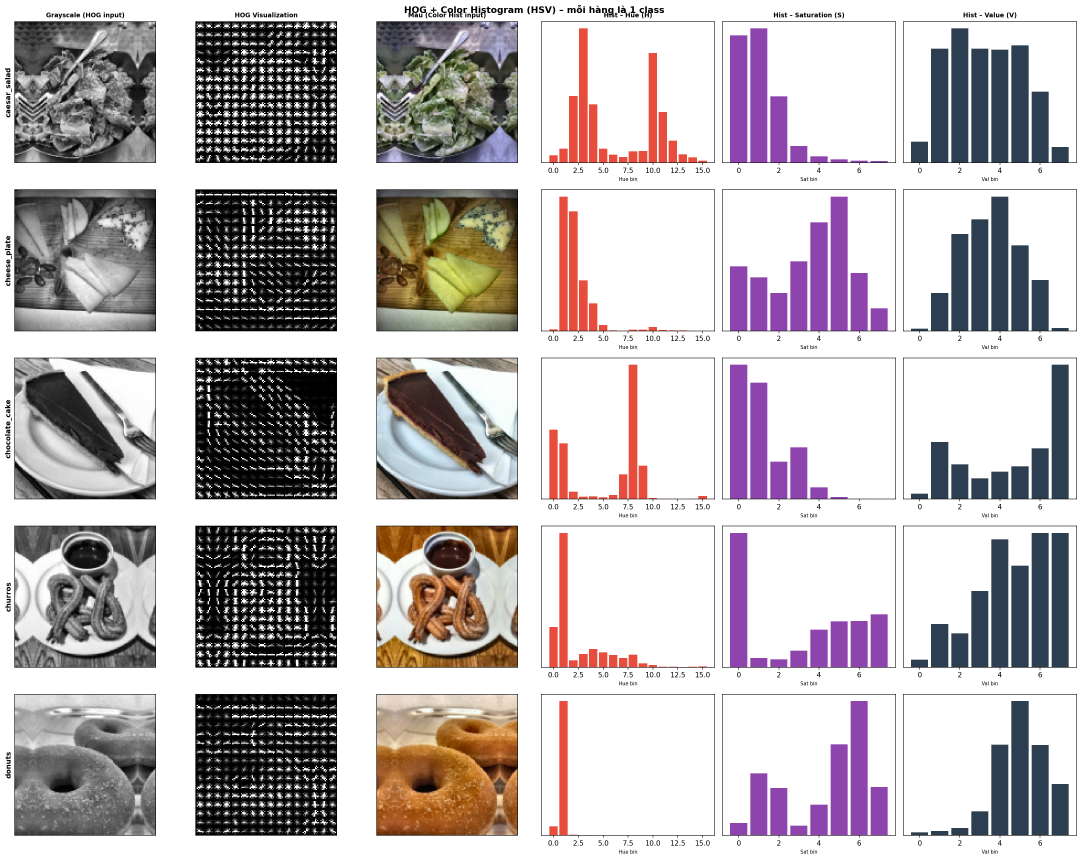
#> input picture 04_HOG_SVM/images/03_hog_color_visualization.png, 3244 x 2579 px (shown at 1/3 size)
$ python -i run_pipeline.py   (imports and definitions only)
#> lines starting #> are read from the running program, lines starting #| are printed output that depends on the picture
"""
04_HOG_SVM/pipeline.py
=======================
Pipeline HOG + SVM hoàn chỉnh – tích hợp ImageEnhancer từ 02_preprocessing.

Cấu trúc dataset yêu cầu:
    dataset/
    ├── apple/
    │   ├── img001.jpg
    │   └── ...
    ├── banana/
    └── orange/

Chạy:
    python 04_HOG_SVM/pipeline.py --dataset dataset/
    python 04_HOG_SVM/pipeline.py --dataset dataset/ --test path/anh_test.jpg

Pipeline tự động:
    ① Đọc dataset  →  ② Tiền xử lý (Bilateral→CLAHE→Gray→Resize)  →  ③ HOG features
    →  ④ Train SVM  →  ⑤ Đánh giá  →  ⑥ Lưu ảnh kết quả
"""

import os
import sys
import argparse
import warnings
# [1 line not run here, left out]

import cv2
import numpy as np
import matplotlib
# [1 line not run here, left out]
import matplotlib.pyplot as plt

from skimage.feature import hog
from skimage import exposure
from joblib import Parallel, delayed
from tqdm import tqdm

from sklearn.svm import SVC
from sklearn.preprocessing import StandardScaler, LabelEncoder
from sklearn.pipeline import Pipeline
from sklearn.model_selection import train_test_split
from sklearn.metrics import (classification_report, confusion_matrix,
                              ConfusionMatrixDisplay, accuracy_score)
import pickle

# Thư mục lưu ảnh kết quả
OUTPUT_DIR = os.path.join(os.path.dirname(__file__), "images")
# [1 line not run here, left out]

# Tham số cố định
IMG_SIZE        = (128, 128)   # Resize tất cả ảnh về kích thước này
HOG_ORIENT      = 9            # Số bins histogram (0°–180°)
HOG_PPC         = (8, 8)       # Pixels per cell
HOG_CPB         = (2, 2)       # Cells per block
SUPPORTED_EXT   = (".jpg", ".jpeg", ".png", ".bmp", ".tiff", ".webp")


#  IMAGE ENHANCER – tích hợp từ 02_preprocessing/preprocessing.py
class ImageEnhancer:
    """
    Tích hợp từ 02_preprocessing/preprocessing.py – điều chỉnh thứ tự cho HOG.

    Pipeline enhance() (trên độ phân giải GỐC):
        Bilateral Filter  →  CLAHE trên kênh L (LAB)

    Resize được tách ra khỏi enhance() và thực hiện CUỐI CÙNG ở preprocess_image()
    sau khi đã grayscale, lý do:
        • Bilateral & CLAHE hoạt động tốt hơn ở độ phân giải cao (nhiều chi tiết hơn).
        • Resize sau grayscale → tránh nội suy màu không cần thiết.
        • HOG chỉ cần ảnh đúng kích thước ở bước cuối.

    Tại sao dùng LAB + CLAHE trên kênh L?
        → Tăng tương phản mà không làm sai lệch màu sắc (a, b giữ nguyên).

    Tại sao Bilateral Filter thay vì Gaussian?
        → Khử nhiễu nhưng bảo toàn cạnh (edge-preserving) – quan trọng cho HOG.
    """

    def __init__(self, target_size=(128, 128), clip_limit=1.5):
#> further down, picture is the input picture: shape (2579, 3244, 3); mean B, G, R 185.8, 184, 190
        self.target_size = target_size
        # CLAHE: clipLimit chống khuếch đại nhiễu quá mức
        self.clahe = cv2.createCLAHE(clipLimit=clip_limit, tileGridSize=(8, 8))

    # [26 lines left out: function resize_reflect_padding, not called in this run]

    def enhance(self, img_bgr: np.ndarray) -> np.ndarray:
        """
        Tăng cường ảnh trên độ phân giải GỐC (KHÔNG resize ở đây).
        Resize sẽ là bước CUỐI trong preprocess_image() sau khi đã grayscale.

        Các bước:
            ① Bilateral Filter  – khử nhiễu, giữ cạnh
            ② CLAHE trên kênh L – tăng tương phản cục bộ
        """
        if img_bgr is None:
            return None

        # Denoise – Bilateral Filter (trên ảnh gốc, giữ toàn bộ chi tiết)
        blurred = cv2.bilateralFilter(img_bgr, d=5, sigmaColor=50, sigmaSpace=50)

        # CLAHE trên kênh L của LAB
        lab = cv2.cvtColor(blurred, cv2.COLOR_BGR2LAB)
#> lab: shape (2579, 3244, 3); mean of channels 0, 1, 2 188.4, 131.1, 128.2
        l, a, b = cv2.split(lab)
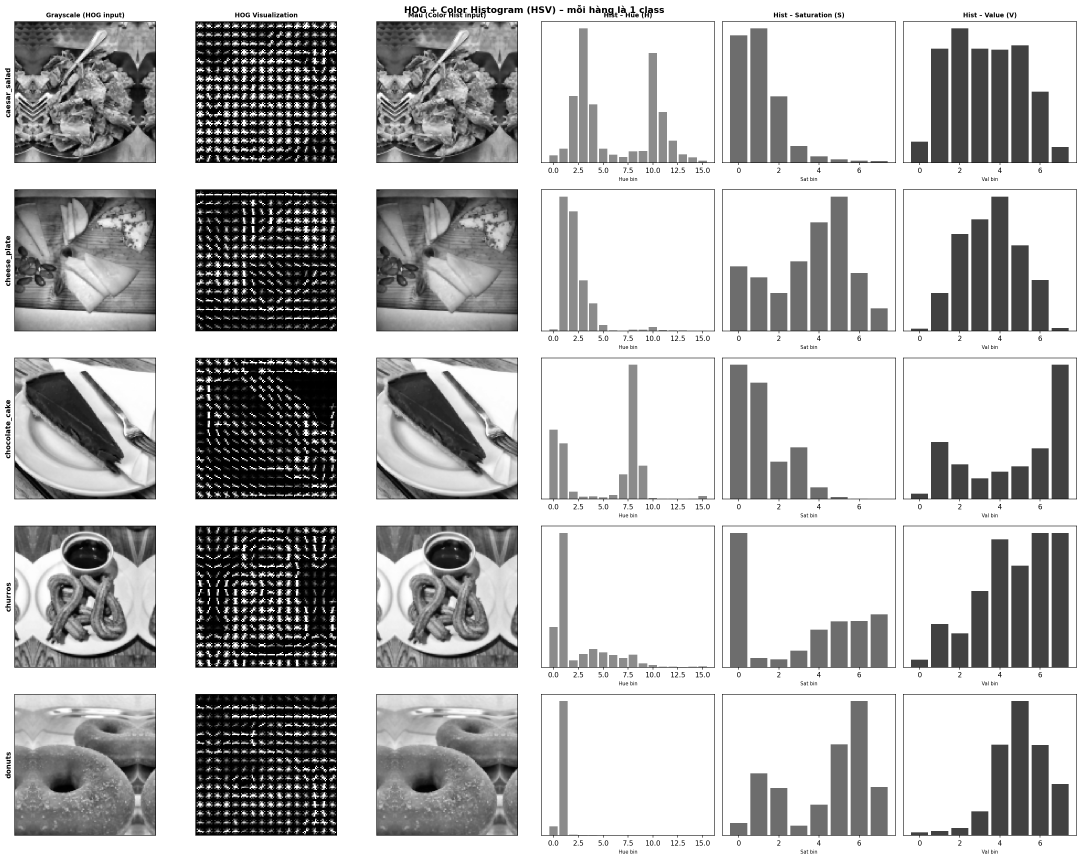
#> l: shape (2579, 3244) (shown at 1/3 size); min 0, max 255, mean 188.4
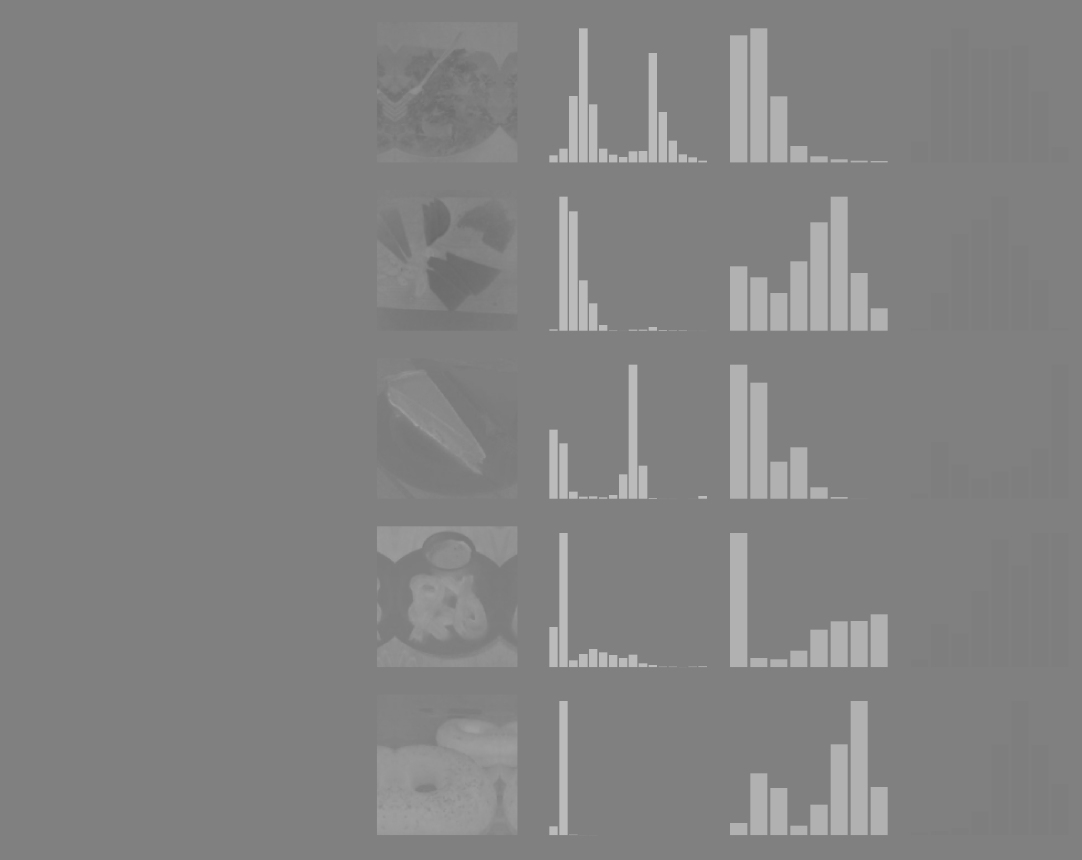
#> a: shape (2579, 3244) (shown at 1/3 size); min 104, max 187, mean 131.1
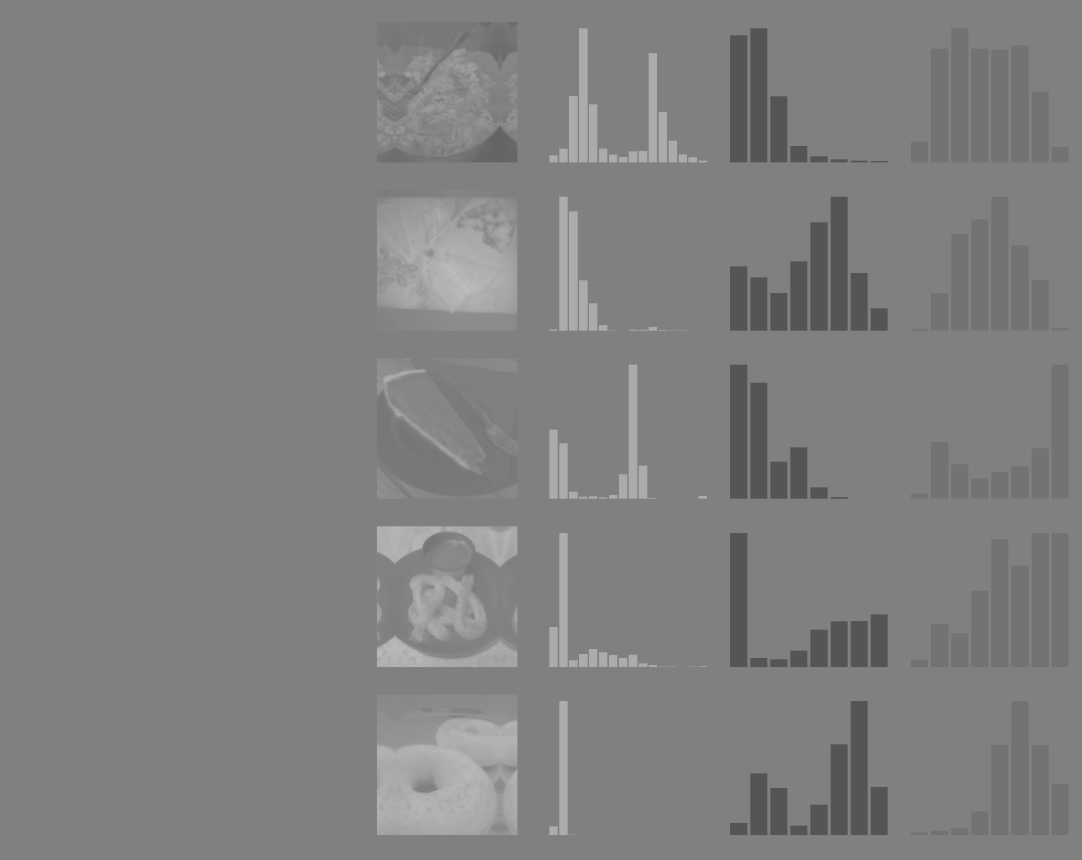
#> b: shape (2579, 3244) (shown at 1/3 size); min 85, max 190, mean 128.2
        l_enhanced = self.clahe.apply(l)
        lab_enhanced = cv2.merge((l_enhanced, a, b))
#> lab_enhanced: shape (2579, 3244, 3); mean of channels 0, 1, 2 188.9, 131.1, 128.2
        img_enhanced = cv2.cvtColor(lab_enhanced, cv2.COLOR_LAB2BGR)

        return img_enhanced


# Khởi tạo enhancer dùng chung toàn pipeline
enhancer = ImageEnhancer(target_size=IMG_SIZE, clip_limit=1.5)


#  BƯỚC 1 – ĐỌC DATASET
# [594 lines left out: functions load_dataset, visualize_samples, preprocess_image, preprocess_all, visualize_preprocessing, extract_hog and 8 more, not called in this run]


# [2 lines not run here, left out]

>>> import cv2
>>> picture = cv2.imread('images/03_hog_color_visualization.png')
>>> result = ImageEnhancer().enhance(picture)

$ run again, on 04_HOG_SVM/images/05_per_class_accuracy_70-30.png
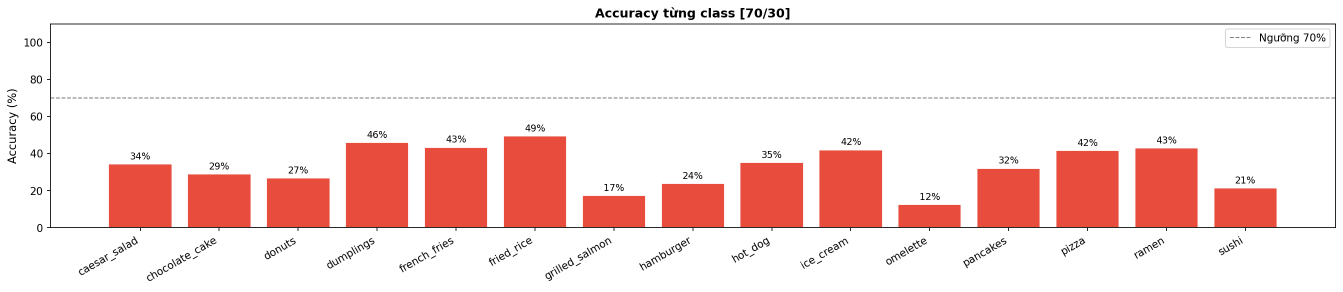
#> input picture 04_HOG_SVM/images/05_per_class_accuracy_70-30.png, 2685 x 583 px (shown at 1/2 size)
#> picture is the input picture: shape (583, 2685, 3); mean B, G, R 222.5, 224.8, 247.2
#> lab: shape (583, 2685, 3); mean of channels 0, 1, 2 234, 136.5, 134.2
#> in enhance, `l, a, b = cv2.split(lab)`:
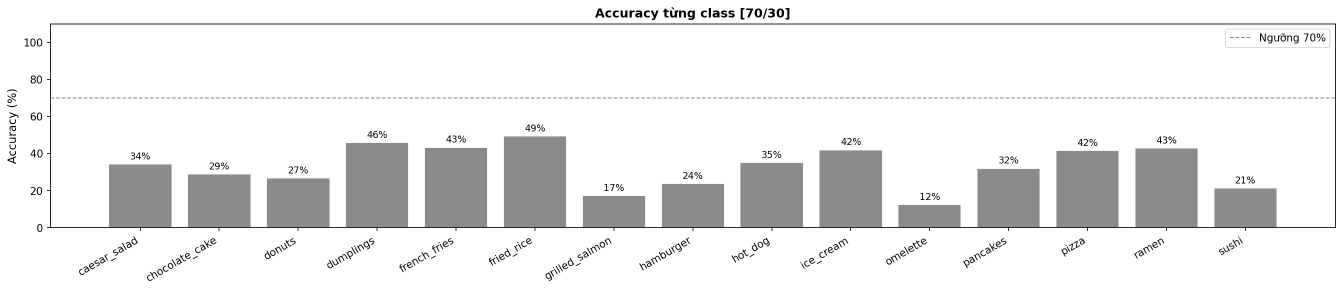
#> l: shape (583, 2685) (shown at 1/2 size); min 0, max 255, mean 234
#> in enhance, `l, a, b = cv2.split(lab)`:
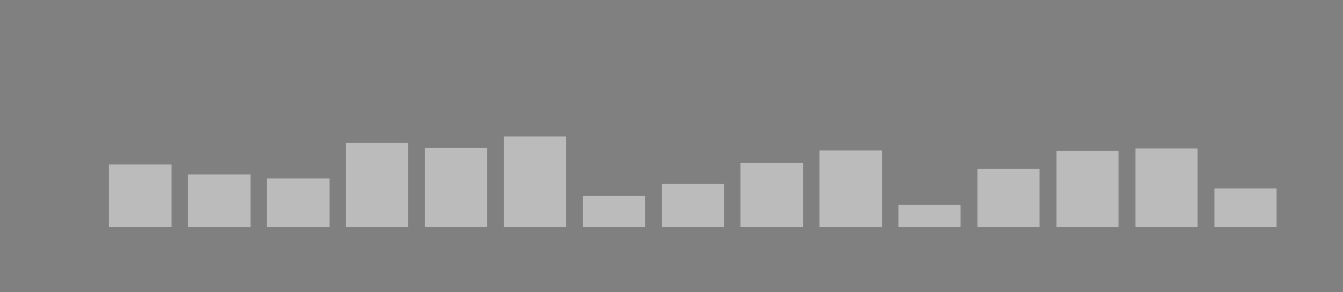
#> a: shape (583, 2685) (shown at 1/2 size); min 128, max 187, mean 136.5
#> lab_enhanced: shape (583, 2685, 3); mean of channels 0, 1, 2 233.9, 136.5, 134.2
